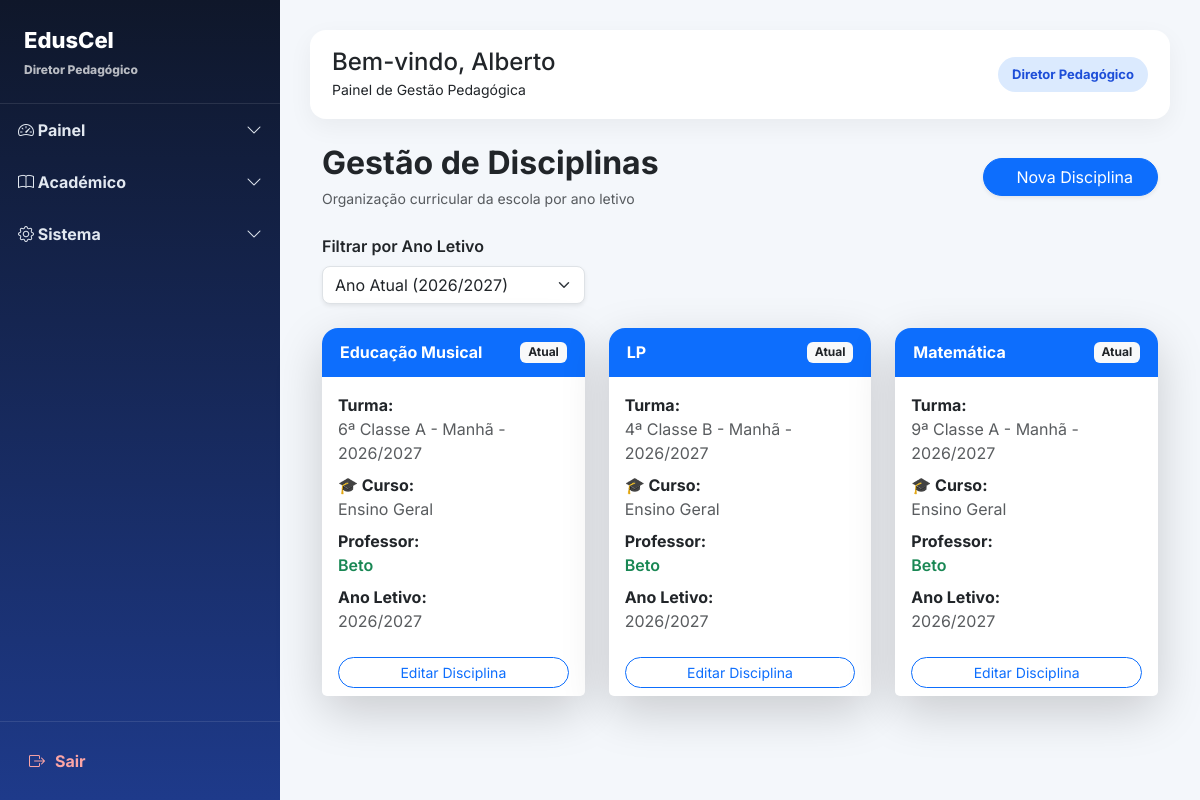
The app's page /disciplinas/ (signed in), older data.
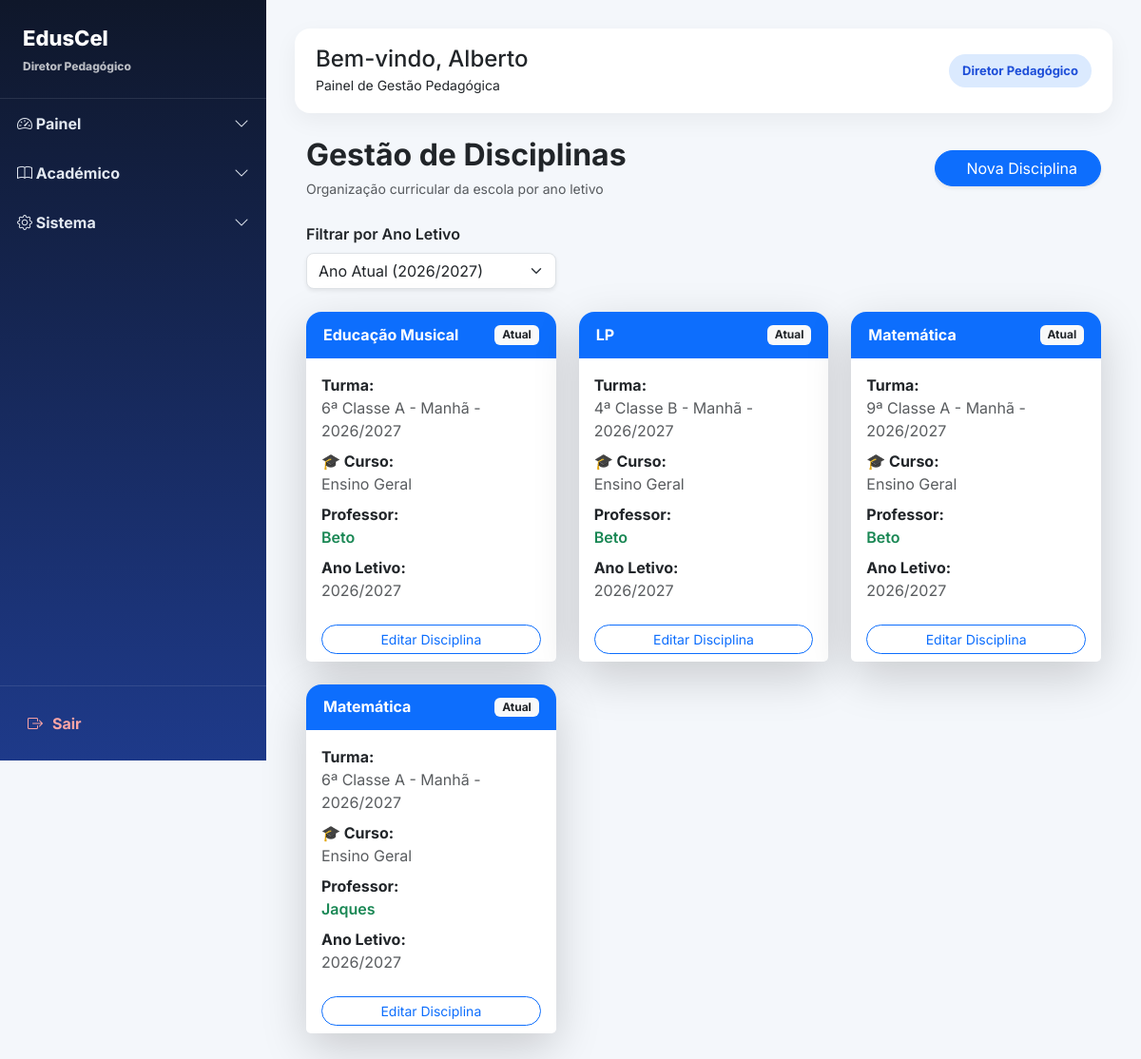
The same page, newer data.
### academic/models.py (models this page shows, shortened)
class Disciplina(models.Model):
    nome = models.CharField(max_length=90)
    turma = models.ForeignKey(
        Turma,
        on_delete=models.CASCADE,
        related_name="disciplinas"
    )
    professor = models.ForeignKey(
        settings.AUTH_USER_MODEL,
        on_delete=models.CASCADE,
        limit_choices_to={'role': 'PROFESSOR'},
        related_name="disciplinas",
        null=True,
        blank=True
    )
    escola = models.ForeignKey(
        Escola,
        on_delete=models.CASCADE,
        related_name="disciplinas"
    )
    criada_em = models.DateTimeField(auto_now_add=True)
    class Meta:
        unique_together = ('nome', 'turma', 'escola')
        ordering = ["nome"]

class Turma(models.Model):
    CLASSE_CHOICES = [
        ('0', 'Iniciação'),
        ('1', '1ª Classe'),
        ('2', '2ª Classe'),
        ('3', '3ª Classe'),
        ('4', '4ª Classe'),
        ('5', '5ª Classe'),
        ('6', '6ª Classe'),
        ('7', '7ª Classe'),
        ('8', '8ª Classe'),
        ('9', '9ª Classe'),
        ('10', '10ª Classe'),
        ('11', '11ª Classe'),
        ('12', '12ª Classe'),
        ('13', '13ª Classe'),
    ]
    TURNOS = [
        ('MANHA', 'Manhã'),
        ('TARDE', 'Tarde'),
        ('NOITE', 'Noite'),
    ]
    classe = models.CharField(
        max_length=10,
        choices=CLASSE_CHOICES,
        verbose_name="Classe"
    )
    curso = models.ForeignKey(
        'Curso',
        on_delete=models.SET_NULL,
        null=True,
        blank=True,
        related_name="turmas",
        verbose_name="Curso"
    )
    identificador = models.CharField(
        max_length=5,
        verbose_name="Identificador"
    )
    turno = models.CharField(
        max_length=10,
        choices=TURNOS,
        default='MANHA',
        verbose_name='Turno'
    )
    ano_letivo = models.ForeignKey(
        'AnoLetivo',
        on_delete=models.CASCADE,
        related_name="turmas",
        verbose_name="Ano Letivo"
    )
    escola = models.ForeignKey(
        'Escola',
        on_delete=models.CASCADE,
        related_name="turmas",
        verbose_name="Escola"
    )
    professor = models.ForeignKey(
        settings.AUTH_USER_MODEL,
        on_delete=models.SET_NULL,
        related_name="turmas",
        limit_choices_to={"role": "PROFESSOR"},
        null=True,
        blank=True,
        verbose_name="Professor"
    )
    criada_em = models.DateTimeField(
        auto_now_add=True,
        verbose_name="Data de Criação"
    )
    class Meta:
        constraints = [
            models.UniqueConstraint(
                fields=['classe', 'identificador', 'turno', 'ano_letivo', 'escola', 'curso'],
                name='unique_turma_por_curso'
            )
        ]
        verbose_name = "Turma"
        verbose_name_plural = "Turmas"
    def nome_completo(self):
        return f"{self.get_classe_display()} {self.identificador} - {self.get_turno_display()} - {self.ano_letivo}"
    def __str__(self):
        return self.nome_completo()

class AnoLetivo(models.Model):
    nome = models.CharField(max_length=20)  # Ex: 2025/2026
    ativo = models.BooleanField(default=True)
    escola = models.ForeignKey(
        "Escola",
        on_delete=models.CASCADE,
        related_name="anos_letivos"
    )
    def __str__(self):
        return self.nome

### users/models.py (models this page shows, shortened)
class User(AbstractUser):
    ROLE_CHOICES = (
        ("SUPERADMIN", "Super Admin"),
        ("DIRETOR", "Diretor"),
        ("DIRETOR_PEDAGOGICO", "Diretor Pedagógico"),
        ("PROFESSOR", "Professor"),
        ("ALUNO", "Aluno"),
        ("FINANCEIRO", "Financeiro"),
        ("SECRETARIA", "Secretaria"),
    )
    role = models.CharField(
        max_length=25,
        choices=ROLE_CHOICES,
        default="ALUNO",
        verbose_name="Perfil"
    )
    ativo = models.BooleanField(
        default=True,
        verbose_name="Ativo"
    )
    escola = models.ForeignKey(
        "academic.Escola",
        on_delete=models.CASCADE,
        null=True,
        blank=True,
        related_name="usuarios",
        verbose_name="Escola"
    )
    telefone = models.CharField(
        max_length=20,
        unique=True,
        null=True,
        blank=True,
        verbose_name="Telefone"
    )
    telefone_verificado = models.BooleanField(
        default=False,
        verbose_name="Telefone Verificado"
    )
    email_verificado = models.BooleanField(
        default=False,
        verbose_name="Email Verificado"
    )
    criado_em = models.DateTimeField(
        auto_now_add=True,
        verbose_name="Criado em"
    )
    tentativas_login = models.PositiveIntegerField(
        default=0
    )
    bloqueado_ate = models.DateTimeField(
        null=True,
        blank=True
    )
    otp_codigo = models.CharField(
        max_length=128,
        null=True,
        blank=True,
        verbose_name="OTP"
    )
    otp_expira_em = models.DateTimeField(
        null=True,
        blank=True,
        verbose_name="Expira em"
    )
    otp_tentativas = models.PositiveIntegerField(
        default=0,
        verbose_name="Tentativas OTP"
    )
    ultimo_envio_otp = models.DateTimeField(
        null=True,
        blank=True,
        verbose_name="Último envio OTP"
    )
    objects = UserManager()

### core/views.py (the view)
# urls.py: path('disciplinas/', views.lista_disciplinas, name='disciplinas'),
@login_required
def lista_disciplinas(request):
    escola = get_escola(request)
    if not escola:
        return redirect('dashboard')
    user = request.user
    if user.role == "DIRETOR_PEDAGOGICO":
        base_template = "base_diretor_pedagogico.html"
    elif user.role == "DIRETOR":
        base_template = "base.html"
    elif user.role == "PROFESSOR":
        base_template = "base_professor.html"
    elif user.role == "SECRETARIA":
        base_template = "base_secretaria.html"
    else:
        base_template = "base.html"
    ano_ativo = AnoLetivo.objects.filter(
        escola=escola,
        ativo=True
    ).first()
    ano_id = request.GET.get("ano")
    if user.role in ["DIRETOR", "DIRETOR_PEDAGOGICO"]:
        disciplinas = Disciplina.objects.filter(
            escola=escola
        )
    elif user.role == "PROFESSOR":
        disciplinas = Disciplina.objects.filter(
            escola=escola,
            professor=user
        )
    else:
        return redirect("dashboard")
    if ano_id:
        disciplinas = disciplinas.filter(
            turma__ano_letivo_id=ano_id
        )
    else:
        disciplinas = disciplinas.filter(
            turma__ano_letivo=ano_ativo
        )
    anos = AnoLetivo.objects.filter(
        escola=escola
    ).order_by("-nome")
    return render(request, "disciplinas.html", {
        "disciplinas": disciplinas,
        "anos": anos,
        "ano_selecionado": ano_id,
        "ano_ativo": ano_ativo,
        "base_template": base_template,
    })

### core/views.py (called while the page is built)
def get_escola(request):
    user = request.user
    if user.role == 'SUPERADMIN':
        escola_id = request.session.get('escola_id')
        if escola_id:
            return Escola.objects.filter(id=escola_id).first()
        return None
    return user.escola

### core/templates/disciplinas.html (shortened to what the changed rows need)
{% extends base_template %}
{% block content %}
<div class="container-fluid mt-4">
<div class="d-flex justify-content-between align-items-center flex-wrap gap-3 mb-4">
    <div>
        <h2 class="fw-bold mb-1">
            Gestão de Disciplinas
        </h2>
    </div>
</div>
<div class="row g-4">
    {% for disciplina in disciplinas %}
    <div class="col-md-6 col-xl-4">
        <div class="card border-0 shadow-lg h-100 rounded-4 hover-card">
            <div class="card-header bg-primary text-white border-0 rounded-top-4">
                <div class="d-flex justify-content-between align-items-center">
                    <h6 class="mb-0 fw-bold">
                        {{ disciplina.nome }}
                    </h6>
                    {% if disciplina.turma.ano_letivo.ativo %}
                        <span class="badge bg-light text-dark">
                            Atual
                        </span>
                    {% else %}
                        <span class="badge bg-secondary">
                            Histórico
                        </span>
                    {% endif %}
                </div>
            </div>
            <div class="card-body">
                <p class="mb-2">
                    <strong>Turma:</strong><br>
                    <span class="text-muted">{{ disciplina.turma }}</span>
                </p>
                <p class="mb-2">
                    <strong>🎓 Curso:</strong><br>
                    {% if disciplina.turma.curso %}
                        <span class="badge bg-info text-dark">
                            {{ disciplina.turma.curso.nome }}
                        </span>
                    {% else %}
                        <span class="text-muted">
                            Ensino Geral
                        </span>
                    {% endif %}
                </p>
                <p class="mb-2">
                    <strong>Professor:</strong><br>
                    {% if disciplina.professor %}
                        <span class="text-success fw-semibold">
                            {{ disciplina.professor.get_full_name|default:disciplina.professor.username }}
                        </span>
                    {% else %}
                        <span class="badge bg-warning text-dark">
                            Não atribuído
                        </span>
                    {% endif %}
                </p>
                <p class="mb-0">
                    <strong>Ano Letivo:</strong><br>
                    <span class="text-muted">
                        {{ disciplina.turma.ano_letivo }}
                    </span>
                </p>
            </div>
            <div class="card-footer bg-white border-0">
                {% if request.user.role|upper == "DIRETOR_PEDAGOGICO" and disciplina.turma.ano_letivo.ativo %}
                    <a href="{% url 'editar_disciplina' disciplina.id %}"
                       class="btn btn-outline-primary btn-sm w-100 rounded-pill">
                        Editar Disciplina
                    </a>
                {% else %}
                    <button class="btn btn-outline-secondary btn-sm w-100 rounded-pill"
                            disabled
                            title="Não é possível editar disciplinas de anos encerrados">
                        Histórico (não editável)
                    </button>
                {% endif %}
            </div>
        </div>
    </div>
    {% endfor %}
</div>
</div>
{% endblock %}

Row changes from the older to the newer data that the page shows:
added Disciplina: nome "Matemática", shows "Atual", turma "6ª Classe A - Manhã - 2026/2027", shows "Ensino Geral", professor.get_full_name "Jaques", turma.ano_letivo "2026/2027", shows "Editar Disciplina"
